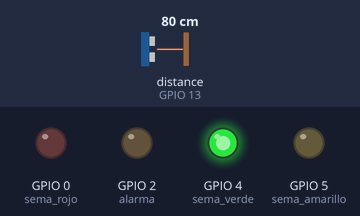
A sketch run on a simulated ESP8266 (NodeMCU). On the bench: output pins drawn as LEDs (lit = HIGH). Wiring (inferred from the names in the program): ultrasonic range finder: trigger GPIO 12; echo GPIO 13. The inputs (shaded band) are chosen by the test bench; at power-on: distance to the obstacle (sensor on GPIO 13) 80 cm. The echo pulse lasts 58.3 µs per cm; WiFi joins after 1.5 s; servers stay silent unless stated; pins used as bus, display or sensor lines are not drawn; what the sketch prints to the serial monitor is not drawn.

Above: at 2.7 s.
2.8 s: distance to the obstacle (sensor on GPIO 13) set to 12 cm
8.1 s: distance to the obstacle (sensor on GPIO 13) set to 9 cm
At 9.03 s:
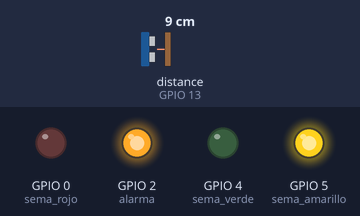
At 14.0 s:
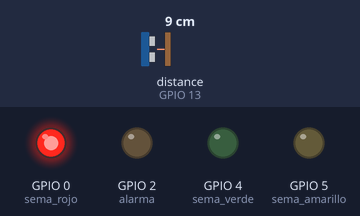
15.6 s: distance to the obstacle (sensor on GPIO 13) set to 2 cm
20.9 s: distance to the obstacle (sensor on GPIO 13) set to 35 cm
At 24.4 s:
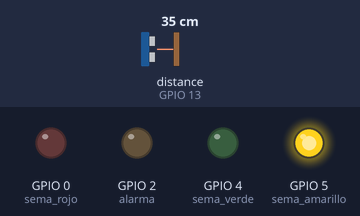
Timing chart, 0 to 25.9 s (numbered marks = the images above; inputs shaded):
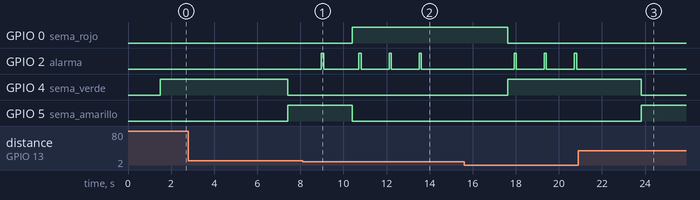

Measured:
- the behaviour switches between 11 and 10 cm on distance to the obstacle (sensor on GPIO 13) (found by bisection; images 0 and 1)
- after the input at 8.1 s, GPIO 2 (alarma): LOW → HIGH after 0.88 s, → LOW 0.10 s later, → HIGH 1.6 s later, → LOW 0.10 s later, … (8 changes in this stretch)
- after the input at 20.9 s, GPIO 2 (alarma): stops changing and stays LOW

The sketch:

peaton.ino
```cpp
#include "ThingSpeak.h"

#include <ESP8266wifi.h>


// Open Lanuza Thingspeak Ver 1.3
//Publica datos en Thingspeak
//www.openlanuza.com

#define sema_rojo 0
#define sema_amarillo 5
#define sema_verde 4

#define sensor_trigger 12
#define sensor_echo 13
#define alarma 2

int pinLM35 = 1;

char ssid[] = "DANYSAN";
char pass[] = "sandany1812";
unsigned long myChannelNumber = 870220;
const char * myWriteAPIKey = "B79DK7T5TF7MN3RL";

int status = WL_IDLE_STATUS;

WiFiClient client;

void setup() {
pinMode(sema_rojo,OUTPUT);
  pinMode(sema_amarillo,OUTPUT);
  pinMode(sema_verde,OUTPUT);
  pinMode(sensor_trigger, OUTPUT);
  pinMode(sensor_echo, INPUT);
  pinMode(alarma, OUTPUT);

  digitalWrite(sensor_trigger, LOW);
  digitalWrite(alarma, LOW);
  digitalWrite(sema_rojo, false);
  digitalWrite(sema_amarillo, false);
  digitalWrite(sema_verde, false);

//NO TOCAR
WiFi.begin(ssid, pass); // Inicia WiFi
ThingSpeak.begin(client); // Inicia ThingSpeak


Serial.begin(115200); // Velocidad puerto serie

Serial.println();
Serial.print("Conectando a ");
Serial.print(ssid);

while (WiFi.status() != WL_CONNECTED)
{
delay(500);
Serial.print(".");
}

Serial.println();
Serial.println("Conectado a WiFi");
Serial.print("Dirección IP: ");
Serial.println(WiFi.localIP());

}

void loop() {

digitalWrite(sema_verde, true);
  for(int i =0; i<3;i++){
  Serial.println("-------------------");
  logistica(true);
  delay(3000/3);
  }
  delay(2000);
  digitalWrite(sema_verde, false);

  digitalWrite(sema_amarillo, true);
  for(int i =0; i<3;i++){
  Serial.println("-------------------");
  logistica(true);
  delay(1000/3);
  }

  delay(1000);
  digitalWrite(sema_amarillo, false);

  digitalWrite(sema_rojo, true);
  for(int i =0; i<3;i++){
  Serial.println("-------------------");
  logistica(true);
  delay(3000/3);
  }
  delay(3000);
  digitalWrite(sema_rojo, false);


}

void logistica(boolean valid){
  if(readSensor(valid)){
   digitalWrite(alarma, HIGH);
   delay(100);
   digitalWrite(alarma, LOW);
   }

  }

 boolean readSensor(boolean valid){
  boolean var = false;
  if(valid){
    long t;
    long d;

    digitalWrite(sensor_trigger, HIGH);
    delayMicroseconds(50);
    digitalWrite(sensor_trigger, LOW);

    t = pulseIn(sensor_echo, HIGH);
    d = t/59;
    var = d<10?true:false;
    Serial.print("valor: ");
    Serial.print(var);

    ThingSpeak.setField(2, var);
    ThingSpeak.writeFields(myChannelNumber, myWriteAPIKey);


  }
  return var;
}
```
